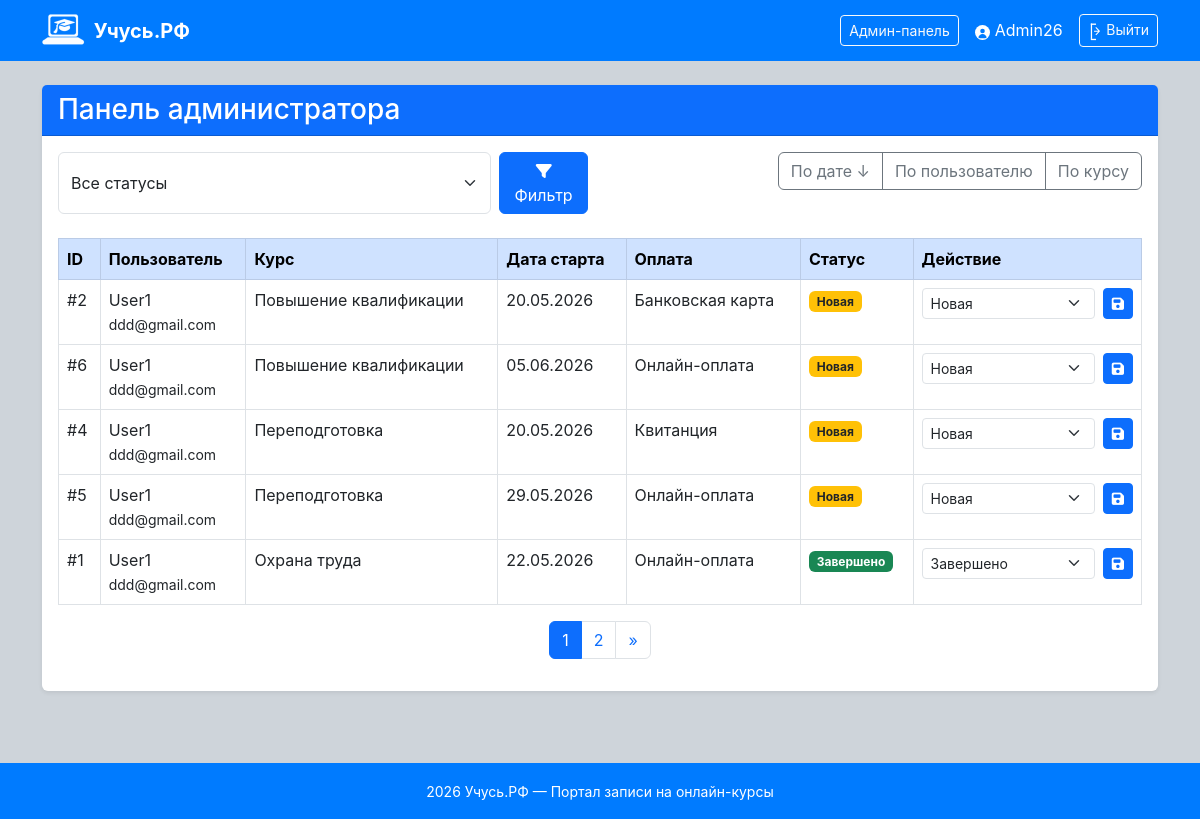
Screenshot of /admin-panel/?sort=course_type (signed in) with the database file from the repository.
### courses/models.py (models this page shows, shortened)
class CourseRequest(models.Model):
    COURSE_TYPES = [
        ('qualification', 'Повышение квалификации'),
        ('retraining', 'Переподготовка'),
        ('safety', 'Охрана труда'),
    ]
    PAYMENT_METHODS = [
        ('card', 'Банковская карта'),
        ('online', 'Онлайн-оплата'),
        ('receipt', 'Квитанция'),
    ]
    STATUSES = [
        ('new', 'Новая'),
        ('in_progress', 'Идёт обучение'),
        ('completed', 'Обучение завершено'),
    ]
    user = models.ForeignKey(User, on_delete=models.CASCADE, related_name='requests')
    course_type = models.CharField(max_length=20, choices=COURSE_TYPES)
    start_date = models.DateField()
    payment_method = models.CharField(max_length=20, choices=PAYMENT_METHODS)
    status = models.CharField(max_length=20, choices=STATUSES, default='new')
    created_at = models.DateTimeField(auto_now_add=True)

### courses/views.py (the view, shortened to what this page needs)
# urls.py: path('admin-panel/', views.admin_panel, name='admin_panel'),
@login_required
@user_passes_test(is_admin26)
def admin_panel(request):
    requests_list = CourseRequest.objects.all().order_by('-created_at')
    status_filter = request.GET.get('status', '')
    if status_filter:
        requests_list = requests_list.filter(status=status_filter)
    sort_by = request.GET.get('sort', '-created_at')
    if sort_by == 'user':
        requests_list = requests_list.order_by('user__username')
    elif sort_by == 'course':
        requests_list = requests_list.order_by('course_type')
    elif sort_by == 'date':
        requests_list = requests_list.order_by('start_date')
    elif sort_by == '-created_at':
        requests_list = requests_list.order_by('-created_at')
    else:
        requests_list = requests_list.order_by(sort_by)
    paginator = Paginator(requests_list, 5)
    page_number = request.GET.get('page')
    requests_page = paginator.get_page(page_number)
    return render(request, 'admin_panel.html', {
        'requests': requests_page,
        'current_status': status_filter,
        'current_sort': sort_by,
    })

### courses/views.py (called while the page is built)
def is_admin26(user):
    return user.username == 'Admin26'

### templates/admin_panel.html (shortened to what this page needs)
{% extends 'base.html' %}
{% block content %}
<div class="row">
    <div class="col-12">
        <div class="card shadow-sm">
            <div class="card-header bg-primary text-white">
                <h1 class="h3 mb-0">Панель администратора</h1>
            </div>
            <div class="card-body">
                <div class="row mb-4">
                    <div class="col-md-6">
                        <form method="get" class="d-flex gap-2">
                            <select name="status" class="form-select">
                                <option value="">Все статусы</option>
                            </select>
                            <button type="submit" class="btn btn-primary">
                                <i class="fas fa-filter"></i> Фильтр
                            </button>
                        </form>
                    </div>
                    <div class="col-md-6 text-md-end">
                        <div class="btn-group">
                            <a href="?sort=-created_at" class="btn btn-outline-secondary">По дате ↓</a>
                            <a href="?sort=user" class="btn btn-outline-secondary">По пользователю</a>
                            <a href="?sort=course_type" class="btn btn-outline-secondary">По курсу</a>
                        </div>
                    </div>
                </div>
                <div class="table-responsive">
                    <table class="table table-hover table-bordered">
                        <thead class="table-primary">
                            <tr>
                                <th>ID</th>
                                <th>Пользователь</th>
                                <th>Курс</th>
                                <th>Дата старта</th>
                                <th>Оплата</th>
                                <th>Статус</th>
                                <th>Действие</th>
                            </tr>
                        </thead>
                        <tbody>
                            {% for req in requests %}
                            <tr>
                                <td>#{{ req.id }}</td>
                                <td>{{ req.user.username }}<br><small>{{ req.user.email }}</small></td>
                                <td>{{ req.get_course_type_display }}</td>
                                <td>{{ req.start_date|date:"d.m.Y" }}</td>
                                <td>{{ req.get_payment_method_display }}</td>
                                <td>
                                    {% if req.status == 'new' %}
                                        <span class="badge bg-warning text-dark">Новая</span>
                                    {% elif req.status == 'in_progress' %}
                                        <span class="badge bg-info">Идёт обучение</span>
                                    {% else %}
                                        <span class="badge bg-success">Завершено</span>
                                    {% endif %}
                                 </td>
                                <td>
                                    <form method="post" class="status-form">
                                        <div class="d-flex gap-2">
                                            <select name="status" class="form-select form-select-sm">
                                                <option value="new" {% if req.status == 'new' %}selected{% endif %}>Новая</option>
                                                <option value="completed" {% if req.status == 'completed' %}selected{% endif %}>Завершено</option>
                                            </select>
                                            <button type="submit" class="btn btn-sm btn-primary">
                                                <i class="fas fa-save"></i>
                                            </button>
                                        </div>
                                    </form>
                                 </td>
                             </tr>
                            {% empty %}
                            <tr>
                                <td colspan="7" class="text-center">Нет заявок</td>
                             </tr>
                            {% endfor %}
                        </tbody>
                    </table>
                </div>
                {% if requests.has_other_pages %}
                <nav>
                    <ul class="pagination justify-content-center">
                        {% for num in requests.paginator.page_range %}
                            <li class="page-item {% if requests.number == num %}active{% endif %}">
                                <a class="page-link" href="?page={{ num }}{% if current_status %}&status={{ current_status }}{% endif %}">{{ num }}</a>
                            </li>
                        {% endfor %}
                        {% if requests.has_next %}
                            <li class="page-item"><a class="page-link" href="?page={{ requests.next_page_number }}{% if current_status %}&status={{ current_status }}{% endif %}">»</a></li>
                        {% endif %}
                    </ul>
                </nav>
                {% endif %}
            </div>
        </div>
    </div>
</div>
{% endblock %}

### templates/base.html (shortened to what this page needs)
<!DOCTYPE html>
<html lang="ru">
<head>
    <link href="https://cdn.jsdelivr.net/npm/bootstrap@5.3.0/dist/css/bootstrap.min.css" rel="stylesheet">
    <link rel="stylesheet" href="https://cdnjs.cloudflare.com/ajax/libs/font-awesome/6.4.0/css/all.min.css">
    {% load static %}
    <link rel="stylesheet" href="{% static 'css/style.css' %}">
</head>
<body>
    <nav class="navbar navbar-expand-lg navbar-dark">
        <div class="container">
            <a class="navbar-brand d-flex align-items-center gap-2" href="{% url 'dashboard' %}">
                 <img src="{% static 'images/logo.svg' %}" alt="Логотип" height="35">
                <span class="fw-bold">Учусь.РФ</span>
            </a>
            {% if user.is_authenticated %}
            <div class="ms-auto d-flex align-items-center gap-3">
                {% if user.username == 'Admin26' %}
                    <a href="{% url 'admin_panel' %}" class="btn btn-outline-light btn-sm">
                        Админ-панель
                    </a>
                {% endif %}
                <span class="text-white">
                   <img src="{% static 'images/User.svg' %}" alt="Пользователь" height="15">
                    {{ user.username }}
                </span>
                <a href="{% url 'logout' %}" class="btn btn-outline-light btn-sm">
                    <img src="{% static 'images/Exit.svg' %}" alt="Выход" height="20">
                    Выйти
                </a>
            </div>
            {% endif %}
        </div>
    </nav>
    <main class="container my-4">
        {% block content %}{% endblock %}
    </main>
    <footer class="text-white text-center py-3 mt-5">
        <div class="container">
            <small>
               2026 Учусь.РФ — Портал записи на онлайн-курсы
            </small>
        </div>
    </footer>
</body>
</html>

### static/css/style.css (style rules this page uses)
html, body { height: 100%; margin: 0; padding: 0; }
body { font-size: 16px; background-color: #ced4da; font-family: 'Inter'; display: flex; flex-direction: column; min-height: 100vh; }
main.container { flex: 1 0 auto; }
.navbar { background-color: #007bff; }
footer { flex-shrink: 0; margin-top: auto; background-color: #007bff; }
h1, .display-6 { font-family: 'Inter' font-size: 36px; font-weight: 600; }
.btn { transition: all 0.3s ease; }
.card { transition: transform 0.2s ease, box-shadow 0.2s ease; border: none; }
input, select, textarea { transition: all 0.2s ease; }

### rows the page displays
CourseRequest: id "2", user.username "User1", user.email "ddd@gmail.com", course_type "Повышение квалификации", start_date "20.05.2026", payment_method "Банковская карта", shows "Новая", status "Новая"
CourseRequest: id "6", user.username "User1", user.email "ddd@gmail.com", course_type "Повышение квалификации", start_date "05.06.2026", payment_method "Онлайн-оплата", shows "Новая", status "Новая"
CourseRequest: id "4", user.username "User1", user.email "ddd@gmail.com", course_type "Переподготовка", start_date "20.05.2026", payment_method "Квитанция", shows "Новая", status "Новая"
CourseRequest: id "5", user.username "User1", user.email "ddd@gmail.com", course_type "Переподготовка", start_date "29.05.2026", payment_method "Онлайн-оплата", shows "Новая", status "Новая"
CourseRequest: id "1", user.username "User1", user.email "ddd@gmail.com", course_type "Охрана труда", start_date "22.05.2026", payment_method "Онлайн-оплата", shows "Завершено", status "Завершено"

### other values shown
{{ user.username }} "Admin26"
{{ num }} "1" "2"
